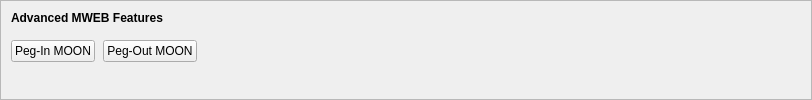
    <widget class="QFrame" name="frameMWEBFeatures">
     <property name="sizePolicy">
      <sizepolicy hsizetype="Expanding" vsizetype="Expanding">
       <horstretch>0</horstretch>
       <verstretch>0</verstretch>
      </sizepolicy>
     </property>
     <property name="maximumSize">
      <size>
       <width>16777215</width>
       <height>16777215</height>
      </size>
     </property>
     <property name="frameShape">
      <enum>QFrame::StyledPanel</enum>
     </property>
     <property name="frameShadow">
      <enum>QFrame::Sunken</enum>
     </property>
     <layout class="QVBoxLayout" name="verticalLayoutMWEBFeatures2">
      <property name="spacing">
       <number>0</number>
      </property>
      <property name="leftMargin">
       <number>0</number>
      </property>
      <property name="topMargin">
       <number>0</number>
      </property>
      <property name="rightMargin">
       <number>0</number>
      </property>
      <property name="bottomMargin">
       <number>6</number>
      </property>
      <item>
       <layout class="QVBoxLayout" name="verticalLayoutMWEBFeatures" stretch="0,0,1">
        <property name="spacing">
         <number>0</number>
        </property>
        <property name="leftMargin">
         <number>10</number>
        </property>
        <property name="topMargin">
         <number>10</number>
        </property>
        <item>
         <layout class="QHBoxLayout" name="horizontalLayoutMWEBFeatures1">
          <property name="bottomMargin">
           <number>15</number>
          </property>
          <item>
           <widget class="QLabel" name="labelMWEBFeatures">
            <property name="sizePolicy">
             <sizepolicy hsizetype="Preferred" vsizetype="Maximum">
              <horstretch>0</horstretch>
              <verstretch>0</verstretch>
             </sizepolicy>
            </property>
            <property name="font">
             <font>
              <weight>75</weight>
              <bold>true</bold>
             </font>
            </property>
            <property name="styleSheet">
             <string notr="true">font-weight:bold;</string>
            </property>
            <property name="text">
             <string>Advanced MWEB Features</string>
            </property>
           </widget>
          </item>
         </layout>
        </item>
        <item>
         <layout class="QHBoxLayout" name="horizontalLayoutMWEBFeatures2" stretch="0,0,0">
          <property name="spacing">
           <number>8</number>
          </property>
          <property name="bottomMargin">
           <number>10</number>
          </property>
          <item>
           <widget class="QPushButton" name="pushButtonMWEBPegIn">
            <property name="styleSheet">
             <string notr="true"/>
            </property>
            <property name="text">
             <string>Peg-In MOON</string>
            </property>
            <property name="checkable">
             <bool>true</bool>
            </property>
            <property name="autoDefault">
             <bool>false</bool>
            </property>
           </widget>
          </item>
          <item>
           <widget class="QPushButton" name="pushButtonMWEBPegOut">
            <property name="styleSheet">
             <string notr="true"/>
            </property>
            <property name="text">
             <string>Peg-Out MOON</string>
            </property>
            <property name="checkable">
             <bool>true</bool>
            </property>
            <property name="autoDefault">
             <bool>false</bool>
            </property>
           </widget>
          </item>
          <item>
           <spacer name="horizontalSpacerMWEBFeatures">
            <property name="orientation">
             <enum>Qt::Horizontal</enum>
            </property>
            <property name="sizeHint" stdset="0">
             <size>
              <width>40</width>
              <height>1</height>
             </size>
            </property>
           </spacer>
          </item>
         </layout>
        </item>
        <item>
         <spacer name="verticalSpacerMWEBFeatures">
          <property name="orientation">
           <enum>Qt::Vertical</enum>
          </property>
          <property name="sizeHint" stdset="0">
           <size>
            <width>800</width>
            <height>1</height>
           </size>
          </property>
         </spacer>
        </item>
       </layout>
      </item>
     </layout>
    </widget>
